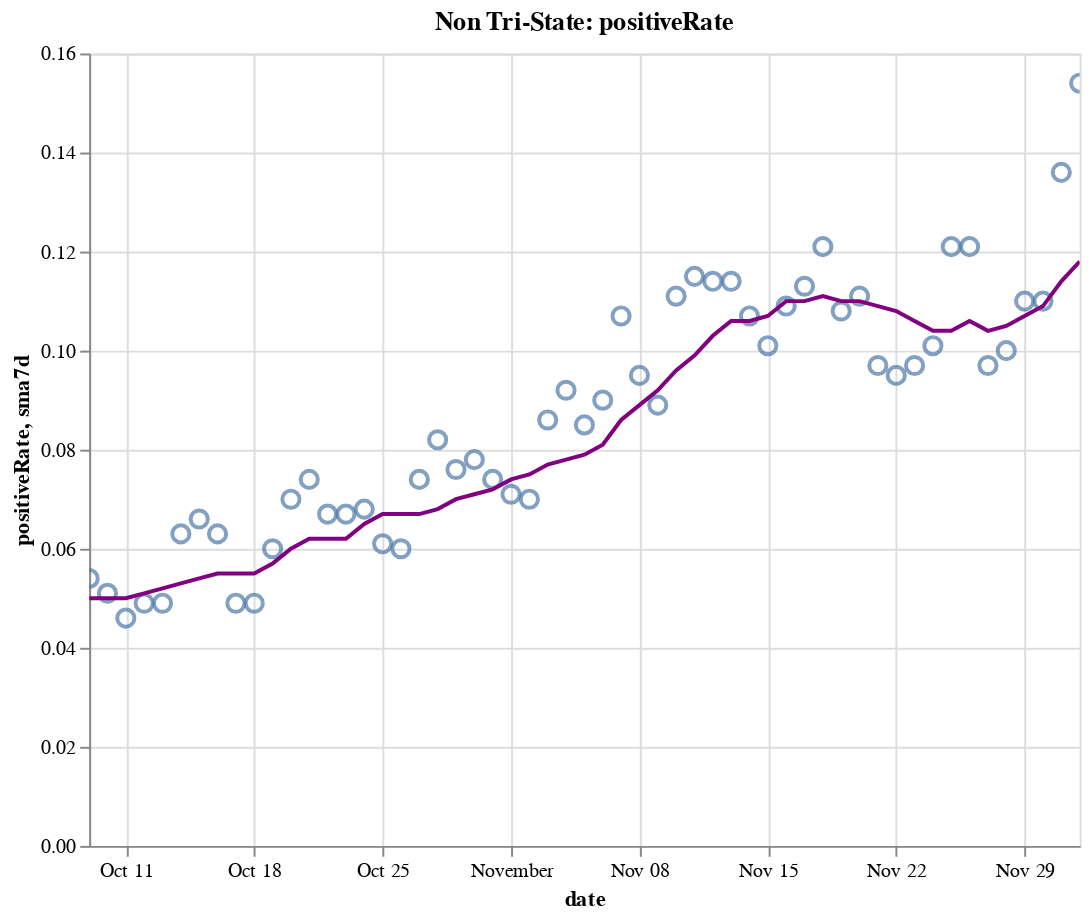

Notebook code for this chart:
### Code cell
create_plot(non_tristate, 'positiveRate')

### Figure 1 — Vega-Lite specification as saved in the notebook (floating-point values rounded to 4 significant figures)
{"config": {"view": {"continuousWidth": 400, "continuousHeight": 300}}, "layer": [{"layer": [{"mark": {"type": "point", "size": 75}, "encoding": {"tooltip": [{"type": "temporal", "field": "date"}, {"type": "quantitative", "field": "positiveRate"}, {"type": "quantitative", "field": "sma7d"}], "x": {"type": "temporal", "field": "date"}, "y": {"type": "quantitative", "field": "positiveRate"}}, "selection": {"selector016": {"type": "interval", "bind": "scales", "encodings": ["x", "y"]}}}, {"mark": {"type": "line", "color": "purple"}, "encoding": {"x": {"type": "temporal", "field": "date"}, "y": {"type": "quantitative", "field": "sma7d"}}}]}, {"mark": {"type": "rule", "color": "#aaa"}, "encoding": {"x": {"type": "temporal", "field": "date"}}, "transform": [{"filter": {"selection": "selector015"}}]}, {"mark": "circle", "encoding": {"opacity": {"condition": {"value": 1, "selection": "selector015"}, "value": 0}, "tooltip": [{"type": "temporal", "field": "date"}, {"type": "quantitative", "field": "positiveRate"}, {"type": "quantitative", "field": "sma7d"}], "x": {"type": "temporal", "field": "date"}, "y": {"type": "quantitative", "field": "positiveRate"}}, "selection": {"selector015": {"type": "single", "encodings": ["x"], "on": "mouseover", "nearest": true, "empty": "none"}}}, {"mark": {"type": "text", "align": "left", "dx": 5, "dy": -5, "stroke": "white", "strokeWidth": 2}, "encoding": {"text": {"type": "quantitative", "field": "positiveRate"}, "tooltip": [{"type": "temporal", "field": "date"}, {"type": "quantitative", "field": "positiveRate"}, {"type": "quantitative", "field": "sma7d"}], "x": {"type": "temporal", "field": "date"}, "y": {"type": "quantitative", "field": "positiveRate"}}, "transform": [{"filter": {"selection": "selector015"}}]}, {"mark": {"type": "text", "align": "left", "dx": 5, "dy": -5}, "encoding": {"text": {"type": "quantitative", "field": "positiveRate"}, "tooltip": [{"type": "temporal", "field": "date"}, {"type": "quantitative", "field": "positiveRate"}, {"type": "quantitative", "field": "sma7d"}], "x": {"type": "temporal", "field": "date"}, "y": {"type": "quantitative", "field": "positiveRate"}}, "transform": [{"filter": {"selection": "selector015"}}]}], "data": {"name": "data-74aaca858226b1ba57d6b45db32ab01a"}, "height": 400, "title": "Non Tri-State: positiveRate", "width": 500, "$schema": "https://vega.github.io/schema/vega-lite/v4.8.1.json", "datasets": {"data-74aaca858226b1ba57d6b45db32ab01a": [{"date": "2020-10-09T00:00:00", "totalTestResultsIncrease": 1010000.0, "positiveIncrease": 54060.0, "death": 159300.0, "deathIncrease": 885.0, "positiveRate": 0.054, "state": "Non Tri-State", "sma7d": 0.05}, {"date": "2020-10-10T00:00:00", "totalTestResultsIncrease": 1082000.0, "positiveIncrease": 55100.0, "death": 160000.0, "deathIncrease": 666.0, "positiveRate": 0.051, "state": "Non Tri-State", "sma7d": 0.05}, {"date": "2020-10-11T00:00:00", "totalTestResultsIncrease": 959100.0, "positiveIncrease": 44370.0, "death": 160400.0, "deathIncrease": 460.0, "positiveRate": 0.046, "state": "Non Tri-State", "sma7d": 0.05}, {"date": "2020-10-12T00:00:00", "totalTestResultsIncrease": 810500.0, "positiveIncrease": 39810.0, "death": 160700.0, "deathIncrease": 266.0, "positiveRate": 0.049, "state": "Non Tri-State", "sma7d": 0.051}, {"date": "2020-10-13T00:00:00", "totalTestResultsIncrease": 938400.0, "positiveIncrease": 45880.0, "death": 161400.0, "deathIncrease": 679.0, "positiveRate": 0.049, "state": "Non Tri-State", "sma7d": 0.052}, {"date": "2020-10-14T00:00:00", "totalTestResultsIncrease": 860500.0, "positiveIncrease": 53800.0, "death": 162200.0, "deathIncrease": 787.0, "positiveRate": 0.063, "state": "Non Tri-State", "sma7d": 0.053}, {"date": "2020-10-15T00:00:00", "totalTestResultsIncrease": 926800.0, "positiveIncrease": 60790.0, "death": 163100.0, "deathIncrease": 908.0, "positiveRate": 0.066, "state": "Non Tri-State", "sma7d": 0.054}, {"date": "2020-10-16T00:00:00", "totalTestResultsIncrease": 1031000.0, "positiveIncrease": 64930.0, "death": 164000.0, "deathIncrease": 880.0, "positiveRate": 0.063, "state": "Non Tri-State", "sma7d": 0.055}, {"date": "2020-10-17T00:00:00", "totalTestResultsIncrease": 1104000.0, "positiveIncrease": 54610.0, "death": 164700.0, "deathIncrease": 762.0, "positiveRate": 0.049, "state": "Non Tri-State", "sma7d": 0.055}, {"date": "2020-10-18T00:00:00", "totalTestResultsIncrease": 921600.0, "positiveIncrease": 45620.0, "death": 165100.0, "deathIncrease": 388.0, "positiveRate": 0.049, "state": "Non Tri-State", "sma7d": 0.055}, {"date": "2020-10-19T00:00:00", "totalTestResultsIncrease": 900100.0, "positiveIncrease": 53730.0, "death": 165500.0, "deathIncrease": 426.0, "positiveRate": 0.06, "state": "Non Tri-State", "sma7d": 0.057}, {"date": "2020-10-20T00:00:00", "totalTestResultsIncrease": 829900.0, "positiveIncrease": 57930.0, "death": 166300.0, "deathIncrease": 806.0, "positiveRate": 0.07, "state": "Non Tri-State", "sma7d": 0.06}, {"date": "2020-10-21T00:00:00", "totalTestResultsIncrease": 772300.0, "positiveIncrease": 57480.0, "death": 167300.0, "deathIncrease": 986.0, "positiveRate": 0.074, "state": "Non Tri-State", "sma7d": 0.062}, {"date": "2020-10-22T00:00:00", "totalTestResultsIncrease": 1039000.0, "positiveIncrease": 69560.0, "death": 168400.0, "deathIncrease": 1091.0, "positiveRate": 0.067, "state": "Non Tri-State", "sma7d": 0.062}, {"date": "2020-10-23T00:00:00", "totalTestResultsIncrease": 1178000.0, "positiveIncrease": 78970.0, "death": 169300.0, "deathIncrease": 905.0, "positiveRate": 0.067, "state": "Non Tri-State", "sma7d": 0.062}, {"date": "2020-10-24T00:00:00", "totalTestResultsIncrease": 1165000.0, "positiveIncrease": 79320.0, "death": 170200.0, "deathIncrease": 869.0, "positiveRate": 0.068, "state": "Non Tri-State", "sma7d": 0.065}, {"date": "2020-10-25T00:00:00", "totalTestResultsIncrease": 1021000.0, "positiveIncrease": 62110.0, "death": 170600.0, "deathIncrease": 366.0, "positiveRate": 0.061, "state": "Non Tri-State", "sma7d": 0.067}, {"date": "2020-10-26T00:00:00", "totalTestResultsIncrease": 967400.0, "positiveIncrease": 58090.0, "death": 170900.0, "deathIncrease": 371.0, "positiveRate": 0.06, "state": "Non Tri-State", "sma7d": 0.067}, {"date": "2020-10-27T00:00:00", "totalTestResultsIncrease": 916900.0, "positiveIncrease": 67890.0, "death": 171800.0, "deathIncrease": 883.0, "positiveRate": 0.074, "state": "Non Tri-State", "sma7d": 0.067}, {"date": "2020-10-28T00:00:00", "totalTestResultsIncrease": 913400.0, "positiveIncrease": 74570.0, "death": 172800.0, "deathIncrease": 1002.0, "positiveRate": 0.082, "state": "Non Tri-State", "sma7d": 0.068}, {"date": "2020-10-29T00:00:00", "totalTestResultsIncrease": 1093000.0, "positiveIncrease": 83360.0, "death": 173800.0, "deathIncrease": 1005.0, "positiveRate": 0.076, "state": "Non Tri-State", "sma7d": 0.07}, {"date": "2020-10-30T00:00:00", "totalTestResultsIncrease": 1184000.0, "positiveIncrease": 92250.0, "death": 174700.0, "deathIncrease": 921.0, "positiveRate": 0.078, "state": "Non Tri-State", "sma7d": 0.071}, {"date": "2020-10-31T00:00:00", "totalTestResultsIncrease": 1172000.0, "positiveIncrease": 87170.0, "death": 175700.0, "deathIncrease": 949.0, "positiveRate": 0.074, "state": "Non Tri-State", "sma7d": 0.072}, {"date": "2020-11-01T00:00:00", "totalTestResultsIncrease": 977200.0, "positiveIncrease": 69860.0, "death": 176100.0, "deathIncrease": 374.0, "positiveRate": 0.071, "state": "Non Tri-State", "sma7d": 0.074}, {"date": "2020-11-02T00:00:00", "totalTestResultsIncrease": 1087000.0, "positiveIncrease": 76390.0, "death": 176500.0, "deathIncrease": 463.0, "positiveRate": 0.07, "state": "Non Tri-State", "sma7d": 0.075}, {"date": "2020-11-03T00:00:00", "totalTestResultsIncrease": 956000.0, "positiveIncrease": 82530.0, "death": 178000.0, "deathIncrease": 1481.0, "positiveRate": 0.086, "state": "Non Tri-State", "sma7d": 0.077}, {"date": "2020-11-04T00:00:00", "totalTestResultsIncrease": 1053000.0, "positiveIncrease": 97240.0, "death": 179100.0, "deathIncrease": 1068.0, "positiveRate": 0.092, "state": "Non Tri-State", "sma7d": 0.078}, {"date": "2020-11-05T00:00:00", "totalTestResultsIncrease": 1299000.0, "positiveIncrease": 109800.0, "death": 180200.0, "deathIncrease": 1099.0, "positiveRate": 0.085, "state": "Non Tri-State", "sma7d": 0.079}, {"date": "2020-11-06T00:00:00", "totalTestResultsIncrease": 1328000.0, "positiveIncrease": 119300.0, "death": 181300.0, "deathIncrease": 1127.0, "positiveRate": 0.09, "state": "Non Tri-State", "sma7d": 0.081}, {"date": "2020-11-07T00:00:00", "totalTestResultsIncrease": 1150000.0, "positiveIncrease": 122500.0, "death": 182400.0, "deathIncrease": 1092.0, "positiveRate": 0.107, "state": "Non Tri-State", "sma7d": 0.086}, {"date": "2020-11-08T00:00:00", "totalTestResultsIncrease": 1105000.0, "positiveIncrease": 104800.0, "death": 182900.0, "deathIncrease": 473.0, "positiveRate": 0.095, "state": "Non Tri-State", "sma7d": 0.089}, {"date": "2020-11-09T00:00:00", "totalTestResultsIncrease": 1243000.0, "positiveIncrease": 110900.0, "death": 183400.0, "deathIncrease": 513.0, "positiveRate": 0.089, "state": "Non Tri-State", "sma7d": 0.092}, {"date": "2020-11-10T00:00:00", "totalTestResultsIncrease": 1097000.0, "positiveIncrease": 122000.0, "death": 184700.0, "deathIncrease": 1298.0, "positiveRate": 0.111, "state": "Non Tri-State", "sma7d": 0.096}, {"date": "2020-11-11T00:00:00", "totalTestResultsIncrease": 1173000.0, "positiveIncrease": 135200.0, "death": 186200.0, "deathIncrease": 1518.0, "positiveRate": 0.115, "state": "Non Tri-State", "sma7d": 0.099}, {"date": "2020-11-12T00:00:00", "totalTestResultsIncrease": 1249000.0, "positiveIncrease": 142500.0, "death": 187300.0, "deathIncrease": 1061.0, "positiveRate": 0.114, "state": "Non Tri-State", "sma7d": 0.103}, {"date": "2020-11-13T00:00:00", "totalTestResultsIncrease": 1406000.0, "positiveIncrease": 160600.0, "death": 188500.0, "deathIncrease": 1206.0, "positiveRate": 0.114, "state": "Non Tri-State", "sma7d": 0.106}, {"date": "2020-11-14T00:00:00", "totalTestResultsIncrease": 1436000.0, "positiveIncrease": 153700.0, "death": 189700.0, "deathIncrease": 1281.0, "positiveRate": 0.107, "state": "Non Tri-State", "sma7d": 0.106}, {"date": "2020-11-15T00:00:00", "totalTestResultsIncrease": 1354000.0, "positiveIncrease": 136300.0, "death": 190400.0, "deathIncrease": 639.0, "positiveRate": 0.101, "state": "Non Tri-State", "sma7d": 0.107}, {"date": "2020-11-16T00:00:00", "totalTestResultsIncrease": 1273000.0, "positiveIncrease": 138500.0, "death": 190900.0, "deathIncrease": 557.0, "positiveRate": 0.109, "state": "Non Tri-State", "sma7d": 0.11}, {"date": "2020-11-17T00:00:00", "totalTestResultsIncrease": 1285000.0, "positiveIncrease": 145900.0, "death": 192400.0, "deathIncrease": 1475.0, "positiveRate": 0.113, "state": "Non Tri-State", "sma7d": 0.11}, {"date": "2020-11-18T00:00:00", "totalTestResultsIncrease": 1259000.0, "positiveIncrease": 152700.0, "death": 194200.0, "deathIncrease": 1778.0, "positiveRate": 0.121, "state": "Non Tri-State", "sma7d": 0.111}, {"date": "2020-11-19T00:00:00", "totalTestResultsIncrease": 1585000.0, "positiveIncrease": 171000.0, "death": 196100.0, "deathIncrease": 1880.0, "positiveRate": 0.108, "state": "Non Tri-State", "sma7d": 0.11}, {"date": "2020-11-20T00:00:00", "totalTestResultsIncrease": 1635000.0, "positiveIncrease": 181600.0, "death": 197900.0, "deathIncrease": 1803.0, "positiveRate": 0.111, "state": "Non Tri-State", "sma7d": 0.11}, {"date": "2020-11-21T00:00:00", "totalTestResultsIncrease": 1747000.0, "positiveIncrease": 169100.0, "death": 199300.0, "deathIncrease": 1444.0, "positiveRate": 0.097, "state": "Non Tri-State", "sma7d": 0.109}, {"date": "2020-11-22T00:00:00", "totalTestResultsIncrease": 1494000.0, "positiveIncrease": 141500.0, "death": 200200.0, "deathIncrease": 852.0, "positiveRate": 0.095, "state": "Non Tri-State", "sma7d": 0.108}, {"date": "2020-11-23T00:00:00", "totalTestResultsIncrease": 1404000.0, "positiveIncrease": 136200.0, "death": 201000.0, "deathIncrease": 868.0, "positiveRate": 0.097, "state": "Non Tri-State", "sma7d": 0.106}, {"date": "2020-11-24T00:00:00", "totalTestResultsIncrease": 1562000.0, "positiveIncrease": 157400.0, "death": 203000.0, "deathIncrease": 1958.0, "positiveRate": 0.101, "state": "Non Tri-State", "sma7d": 0.104}, {"date": "2020-11-25T00:00:00", "totalTestResultsIncrease": 1414000.0, "positiveIncrease": 171400.0, "death": 205100.0, "deathIncrease": 2136.0, "positiveRate": 0.121, "state": "Non Tri-State", "sma7d": 0.104}, {"date": "2020-11-26T00:00:00", "totalTestResultsIncrease": 948000.0, "positiveIncrease": 114900.0, "death": 206400.0, "deathIncrease": 1230.0, "positiveRate": 0.121, "state": "Non Tri-State", "sma7d": 0.106}, {"date": "2020-11-27T00:00:00", "totalTestResultsIncrease": 1831000.0, "positiveIncrease": 178000.0, "death": 207600.0, "deathIncrease": 1281.0, "positiveRate": 0.097, "state": "Non Tri-State", "sma7d": 0.104}, {"date": "2020-11-28T00:00:00", "totalTestResultsIncrease": 1450000.0, "positiveIncrease": 144700.0, "death": 208800.0, "deathIncrease": 1178.0, "positiveRate": 0.1, "state": "Non Tri-State", "sma7d": 0.105}, {"date": "2020-11-29T00:00:00", "totalTestResultsIncrease": 1129000.0, "positiveIncrease": 124700.0, "death": 209600.0, "deathIncrease": 732.0, "positiveRate": 0.11, "state": "Non Tri-State", "sma7d": 0.107}, {"date": "2020-11-30T00:00:00", "totalTestResultsIncrease": 1208000.0, "positiveIncrease": 132900.0, "death": 210600.0, "deathIncrease": 1005.0, "positiveRate": 0.11, "state": "Non Tri-State", "sma7d": 0.109}, {"date": "2020-12-01T00:00:00", "totalTestResultsIncrease": 1205000.0, "positiveIncrease": 163400.0, "death": 212800.0, "deathIncrease": 2294.0, "positiveRate": 0.136, "state": "Non Tri-State", "sma7d": 0.114}, {"date": "2020-12-02T00:00:00", "totalTestResultsIncrease": 1168000.0, "positiveIncrease": 179800.0, "death": 215400.0, "deathIncrease": 2547.0, "positiveRate": 0.154, "state": "Non Tri-State", "sma7d": 0.118}]}}
